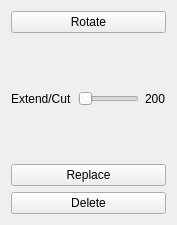
<?xml version="1.0" encoding="UTF-8"?>
<ui version="4.0">
 <class>RefugeOptions</class>
 <widget class="QWidget" name="RefugeOptions">
  <property name="geometry">
   <rect>
    <x>0</x>
    <y>0</y>
    <width>177</width>
    <height>225</height>
   </rect>
  </property>
  <property name="windowTitle">
   <string>Form</string>
  </property>
  <layout class="QVBoxLayout" name="verticalLayout">
   <item>
    <widget class="QPushButton" name="pushButton">
     <property name="text">
      <string>Rotate</string>
     </property>
    </widget>
   </item>
   <item>
    <layout class="QHBoxLayout" name="horizontalLayout">
     <item>
      <widget class="QLabel" name="label">
       <property name="text">
        <string>Extend/Cut</string>
       </property>
      </widget>
     </item>
     <item>
      <widget class="QSlider" name="horizontalSlider">
       <property name="orientation">
        <enum>Qt::Horizontal</enum>
       </property>
      </widget>
     </item>
     <item>
      <widget class="QLabel" name="LengthLabel">
       <property name="text">
        <string>200</string>
       </property>
      </widget>
     </item>
    </layout>
   </item>
   <item>
    <widget class="QPushButton" name="pushButton_2">
     <property name="text">
      <string>Replace</string>
     </property>
    </widget>
   </item>
   <item>
    <widget class="QPushButton" name="pushButton_3">
     <property name="text">
      <string>Delete</string>
     </property>
    </widget>
   </item>
  </layout>
 </widget>
 <resources/>
 <connections/>
</ui>
